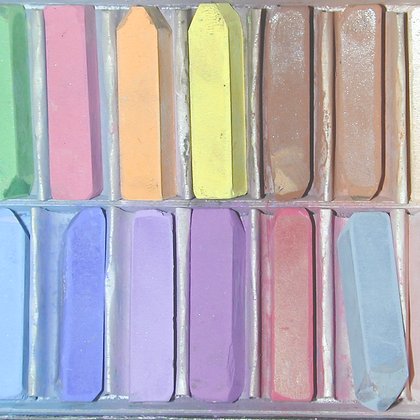
%> input picture HW4/chalk-RGB.tif, 420 x 420 px, shrunk from 1040 x 1040 before the run
$ octave HW4.m   (GNU Octave 9; MATLAB toolbox functions it lacks are replaced by stand-ins)
%> lines starting %> are read from the running program, lines starting %| are printed output that depends on the picture
%TEE 461 Image Processing
%Zach Swinnerton
%HW 4

clear all;
close all;
clc;

%Problem 1
C = im2double(imread("chalk-RGB.tif"));
R = C(:,:,1); %separate R component
G = C(:,:,2); %separate G component
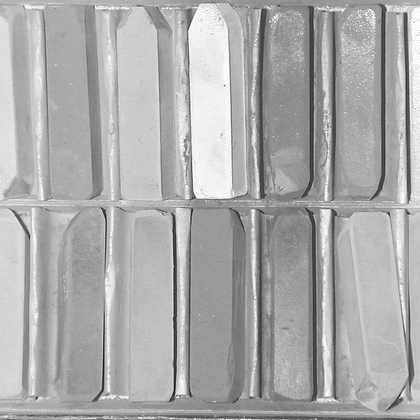
%> G: size 420x420 double; min 0.0706, max 1, mean 0.671
B = C(:,:,3); %separate B component
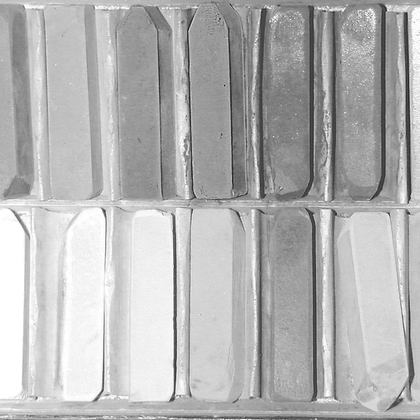
%> B: size 420x420 double; min 0.114, max 1, mean 0.706
figure(1);
imshow(R); title('Red');
figure(2);
imshow(G); title('Green');
figure(3);
imshow(B); title('Blue');
CR = C; %make CR copy of C
CG = C; %make CG copy of C
CB = C; %make CB copy of C

fsize = [9,9]; %kernel size
rmid = (fsize(1) + 1) / 2;
cmid = (fsize(2) + 1)/ 2;
dist = zeros(fsize(1),fsize(2));
%Euclidean distance matrix based on size of kernel
Gfilter = zeros(fsize(1),fsize(2));
%Guassian filter size of kernel
sigma = 3;

%Create Guassian filter from Euclidean distance matrix
for r = 1:fsize(1)
    for c = 1:fsize(2)
        dist(r,c) = sqrt((r - rmid)^2 + (c-cmid)^2);
        Gfilter(r,c) = exp(-.5 * ((dist(r,c) / sigma)^2));
    end
end

Gtot = sum(sum(Gfilter)); %Sum of all elements in Gfilter matrix
Gfilter = (Gfilter./(Gtot)); %Normalize Guassian filter

%create RGB gaussian filters
RGaus = conv2(R,Gfilter,"same"); %uses center matrix size of R
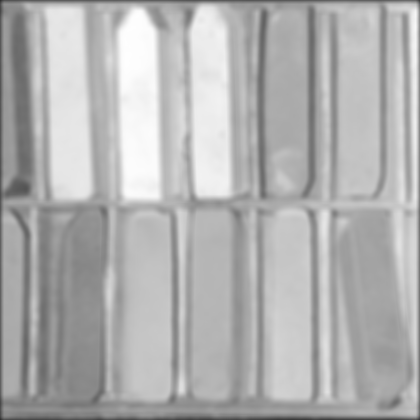
%> RGaus: size 420x420 double; min 0.187, max 0.998, mean 0.696
figure(4);
imshow(RGaus); title('Red LPFed');

GGaus = conv2(G,Gfilter,"same"); %uses center matrix size of G
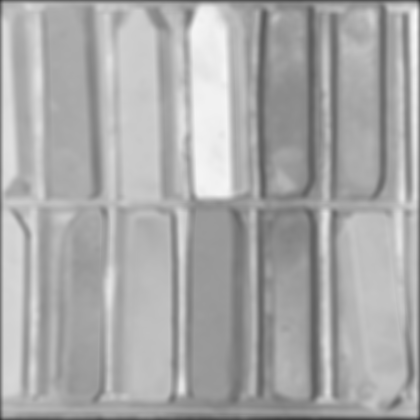
%> GGaus: size 420x420 double; min 0.201, max 0.977, mean 0.665
figure(5);
imshow(GGaus); title('Green LPFed');

BGaus = conv2(B,Gfilter,"same"); %uses center matrix size of B
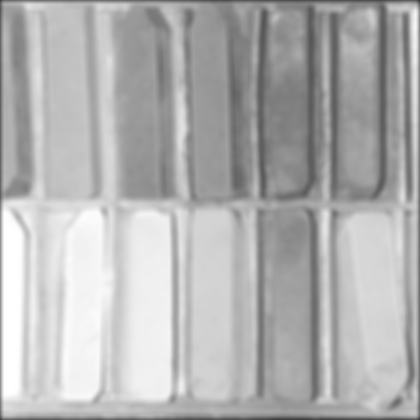
%> BGaus: size 420x420 double; min 0.209, max 1, mean 0.7
figure(6);
imshow(BGaus); title('Blue LPFed');

%show results
figure(7);
imshow(C); title('Original');

CR(:,:,1) = RGaus; %replace with new red component
figure(8);
imshow(CR); title('Guassian Low Pass Filter on Red');

CG(:,:,2) = GGaus; %replace with new green component
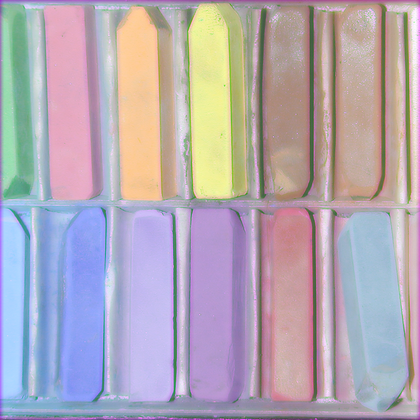
%> CG: size 420x420x3 double; mean R, G, B 0.702, 0.665, 0.706
figure(9);
imshow(CG); title('Guassian Low Pass Filter on Green');

CB(:,:,3) = BGaus; %replace with new blue component
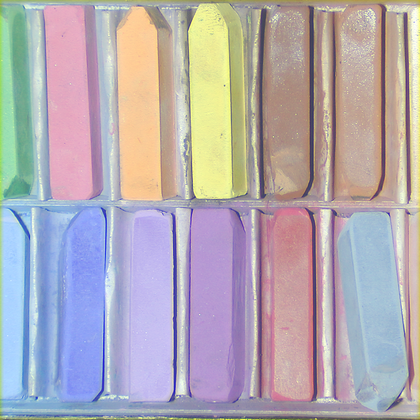
%> CB: size 420x420x3 double; mean R, G, B 0.702, 0.671, 0.7
figure(10);
imshow(CB); title('Guassian Low Pass Filter on Blue');

%From the Low Pass Filtered images I noticed the most difference in the
%highlights of the brown chalks. For each filter the highlights/light
%reflections changed. For the Red Filter the highlights became more blue or
%cyan, for the Green Filter they became more pink or magenta, and for the
%Blue Filter they became more yellow. I also noticed for the Green Filter
%the whole image became less focused. This is probably because a majority
%of the edges and tray had green components that were filtered out.

clear all;
% close all;
clc;

%Problem 2
C = im2double(imread('chalk-RGB.tif'));
figure(11);
imshow(C); title('Original');
%> (the run ends here)
